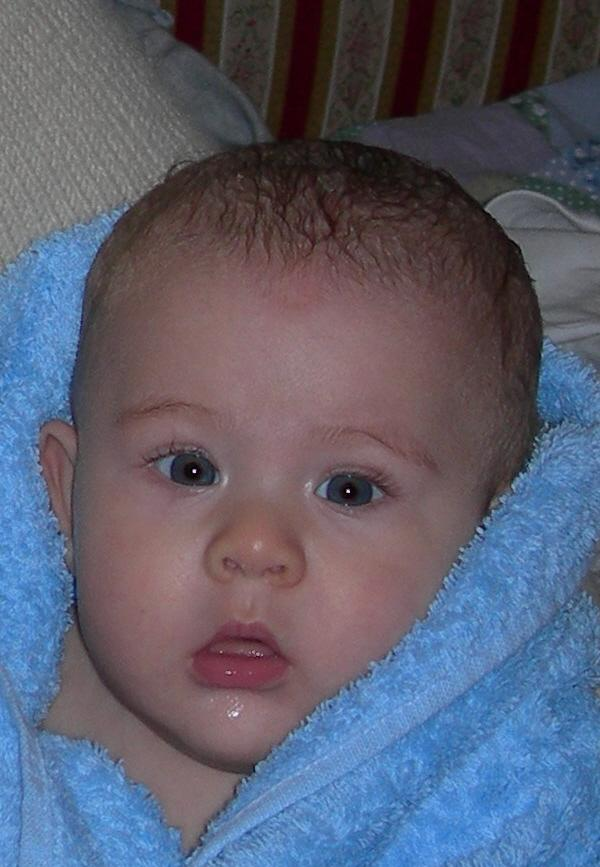
#> input picture Images/azzurro.jpg, 600 x 867 px, found by its file name
$ python esercizio2_6_1.py
#> lines starting #> are read from the running program, lines starting #| are printed output that depends on the picture; after the words box and inside, x2 and y2 are one past the last pixel; in counts of white or black regions, pixels touching at a corner belong together
import skimage.io as io
import numpy as np
import matplotlib.pyplot as plt

from skimage.color import rgb2hsv, hsv2rgb

azzurroImage = io.imread('./Images/azzurro.jpg')
#> azzurroImage is the input picture: shape (867, 600, 3); mean R, G, B 91.6, 94.1, 111.2
hsvImage = rgb2hsv(azzurroImage)
#> hsvImage: shape (867, 600, 3) float64; mean of channels 0, 1, 2 0.53, 0.327, 0.482

rossoImage = np.copy(azzurroImage)
hsvRossoImage = rgb2hsv(rossoImage)

hueRosso = hsvRossoImage[:,:,0]
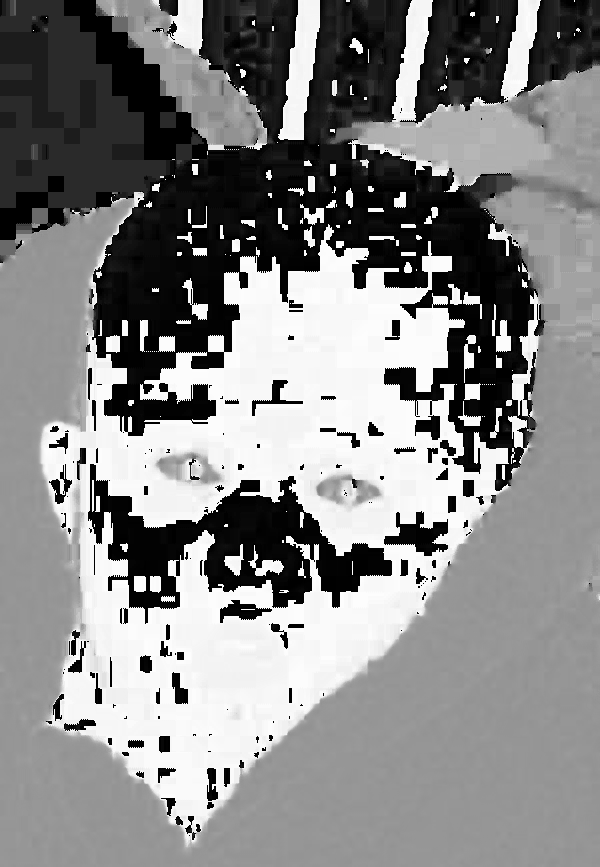
#> hueRosso: shape (867, 600) float64; min 0, max 0.996, mean 0.53
saturationRosso = hsvRossoImage[:,:,1]
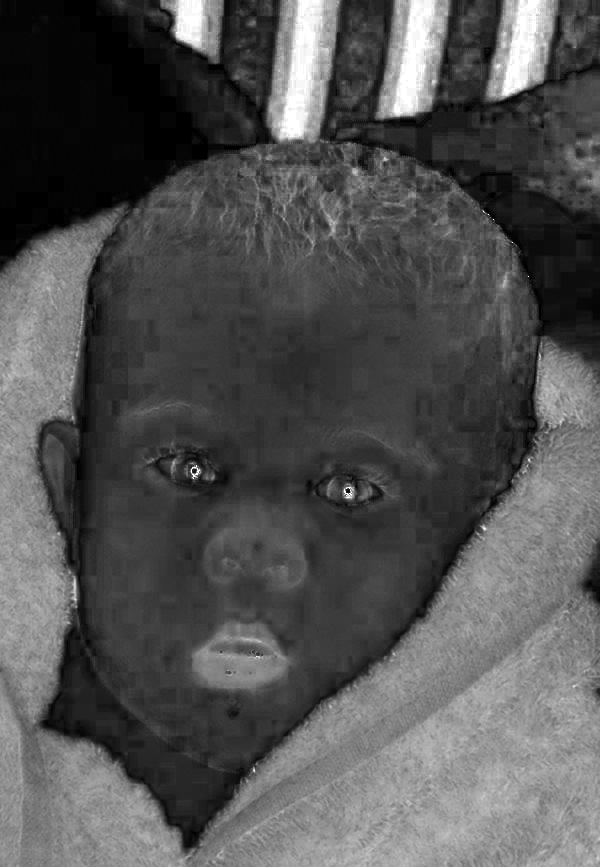
#> saturationRosso: shape (867, 600) float64; min 0, max 1, mean 0.327
valueRosso = hsvRossoImage[:,:,2]
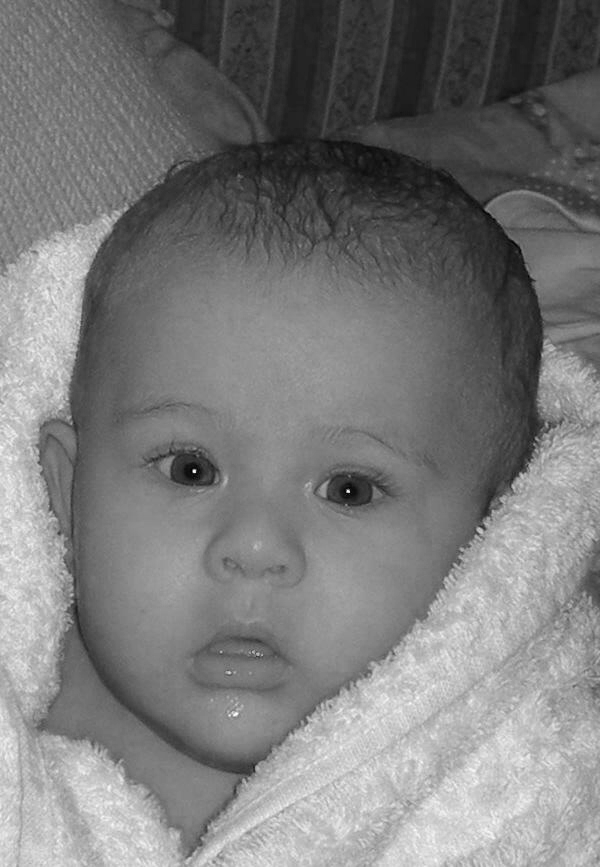
#> valueRosso: shape (867, 600) float64; min 0.00392, max 1, mean 0.482

maskRosso = (hueRosso > 0.35) & (hueRosso < 0.66) & (saturationRosso > 0.2) & (valueRosso > 0.35) # questi valori alla fine me li sono presi dalla soluzione ahahahah
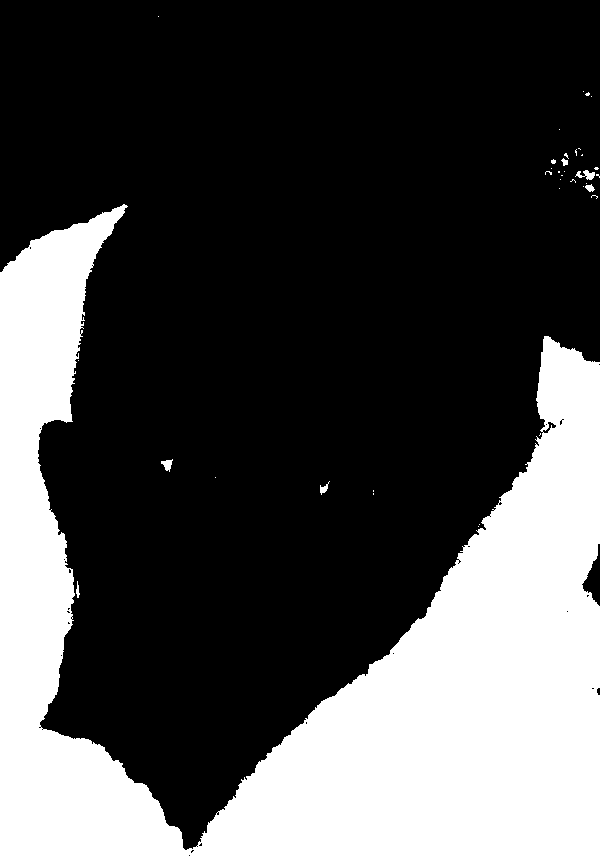
#> maskRosso: shape (867, 600) bool; 30.2% white; 37 white regions (30 under 20 px), largest, box (x1, y1, x2, y2) and area: (0, 204, 600, 867) 156581, (575, 170, 595, 180) 106, (161, 459, 173, 472) 85
hueRosso[maskRosso] = 0.95
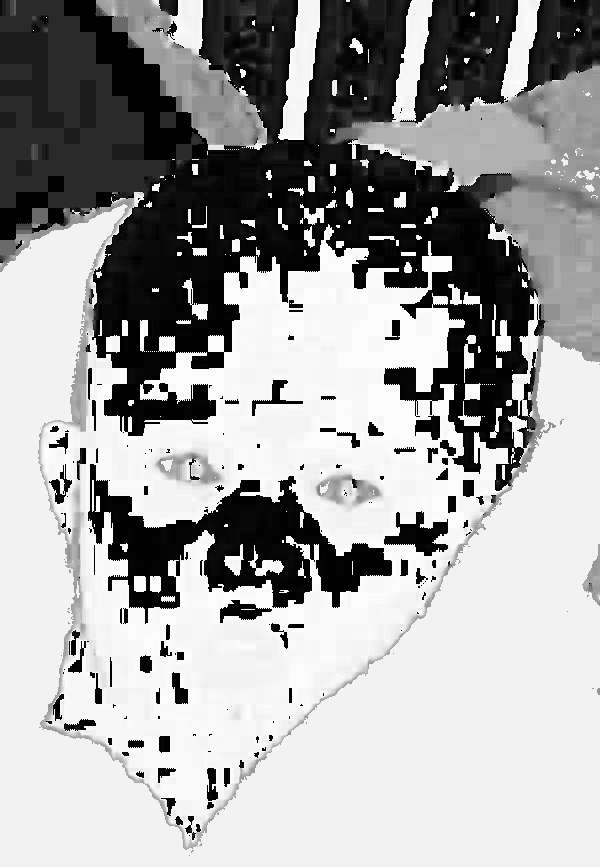
#> hueRosso: shape (867, 600) float64; min 0, max 0.996, mean 0.639
hsvRossoImage[:,:,0] = hueRosso % 1.0
#> hsvRossoImage: shape (867, 600, 3) float64; mean of channels 0, 1, 2 0.639, 0.327, 0.482

saturationRosso[maskRosso] = 0.9
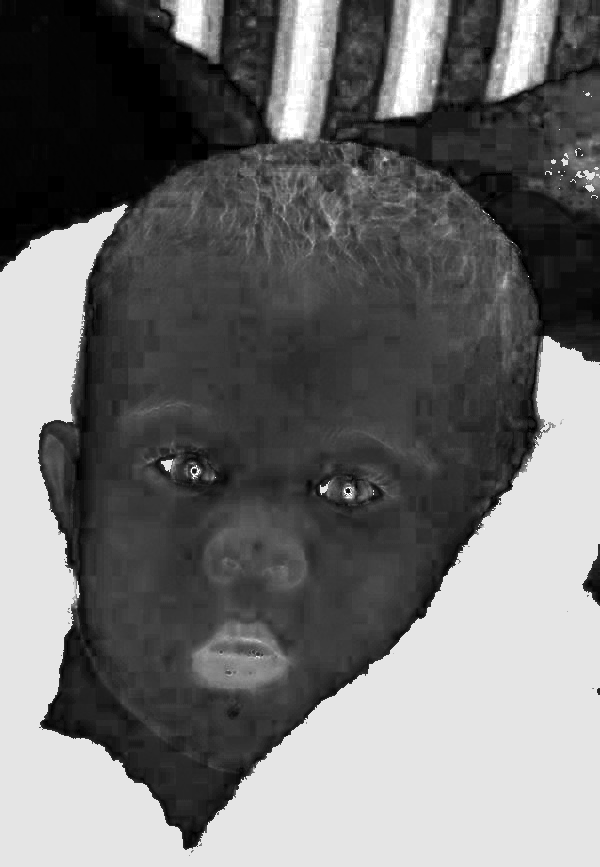
#> saturationRosso: shape (867, 600) float64; min 0, max 1, mean 0.435
hsvRossoImage[:,:,1] = saturationRosso
#> hsvRossoImage: shape (867, 600, 3) float64; mean of channels 0, 1, 2 0.639, 0.435, 0.482

rossoImage = hsv2rgb(hsvRossoImage)
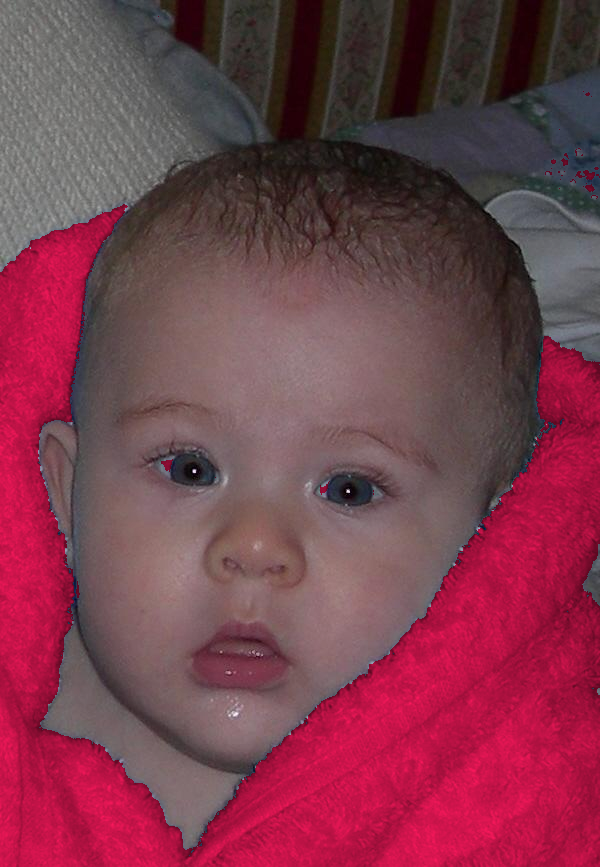
#> rossoImage: shape (867, 600, 3) float64; mean R, G, B 0.478, 0.238, 0.3

plt.close('all')

plt.subplot(1, 4, 1); plt.imshow(azzurroImage); plt.title("Original Image")
plt.subplot(1, 4, 2); plt.imshow(hsvImage[:,:,0], clim=None, cmap='gray'); plt.title("Hue Image")
plt.subplot(1, 4, 3); plt.imshow(hsvImage[:,:,1], clim=None, cmap='gray'); plt.title("Saturation Image")
plt.subplot(1, 4, 4); plt.imshow(hsvImage[:,:,2], clim=None, cmap='gray'); plt.title("Value Image")

plt.figure()

plt.imshow(rossoImage)

plt.show()
